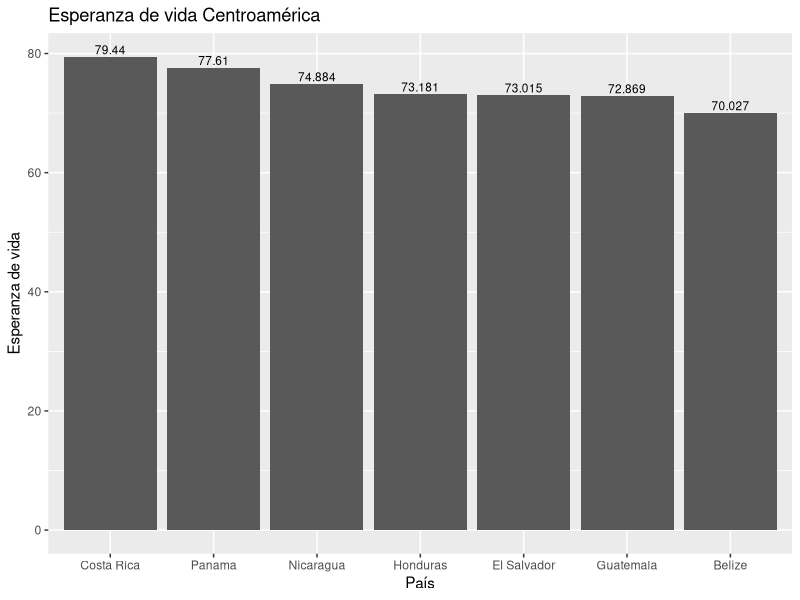
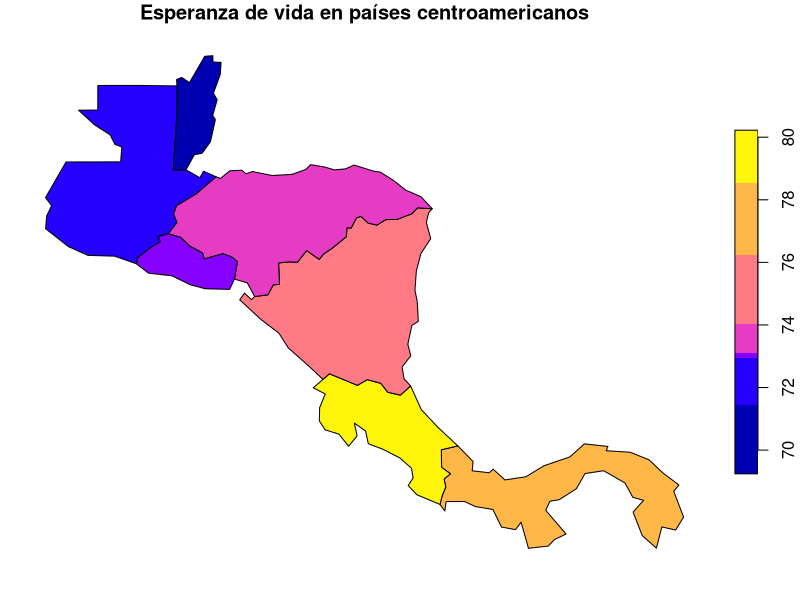

These charts were generated, in order, by the following R code: (Note: this script raises an error after producing the figures.)
## ---- chunk 1
knitr::opts_chunk$set(echo = TRUE)
## ---- chunk 2
# Paquete para generación de documentos (ej. HTML)
library(knitr)

# Paquete para formateo de tablas
library(kableExtra)

# Paquete de graficación
library(ggplot2)

# Paquete de manejo de datos geoespaciales vectoriales
library(sf)

# Paquete con conjuntos de datos geoespaciales
library(spData)
## ---- chunk 3
names(world)
## ---- chunk 4
kable(
  world[1:10, 1:5, drop = TRUE], 
  caption="Datos demográficos de los países del mundo"
)
## ---- chunk 5
kable(
  world[1:10, c("name_long","continent","pop","lifeExp","gdpPercap"), drop = TRUE], 
  col.names=c("País","Continente","Población","Esperanza de vida","Renta per cápita"),  
  caption="Datos demográficos de los países del mundo"
)
## ---- chunk 6
# Se extraen las observaciones ordenadas por orden alfabético de país
world.orden <- order(world$name_long)

# Se genera un nuevo data frame ordenado
world.ordenadoxpais <- world[world.orden,]

# Se formatea la tabla con el nuevo data frame
kable(
  world.ordenadoxpais[, c("name_long","continent","pop","lifeExp","gdpPercap"), drop = TRUE], 
  col.names=c("País","Continente","Población","Esperanza de vida","Renta per cápita"),  
  caption="Datos demográficos de los países del mundo"
) %>%
kable_styling() %>%
scroll_box(
  width = "800px", 
  height = "500px", 
  fixed_thead = TRUE
)
## ---- chunk 7
# Se extraen las observaciones correspondientes a los países de Centroamérica
centro_america = world[world$name_long == "Belize" |
                       world$name_long == "Guatemala" |
                       world$name_long == "Honduras" |
                       world$name_long == "El Salvador" |
                       world$name_long == "Nicaragua" |
                       world$name_long == "Costa Rica" |
                       world$name_long == "Panama"
                       , ]

# Se formatea la tabla con el nuevo data frame
kable(
  centro_america[, c("name_long","continent","pop","lifeExp","gdpPercap"), drop = TRUE], 
  col.names=c("País","Continente","Población","Esperanza de vida","Renta per cápita"),  
  caption="Datos demográficos de los países de Centroamérica"
) %>%
kable_styling()
## ---- chunk 8
 ggplot(centro_america, aes(x=reorder(name_long,-lifeExp ), y=lifeExp)) +
  ggtitle("Esperanza de vida Centroamérica") +
     xlab("País") + 
     ylab("Esperanza de vida") +  
     geom_col() +
     geom_text(aes(label= lifeExp), vjust=-0.3, size=3)
## ---- chunk 9
 plot(centro_america["lifeExp"], main="Esperanza de vida en países centroamericanos")
## ---- chunk 10
plot(Centro_america["lifeExp"], main="Países Centroamericanos con esperanza de vida mayor a 74 años")
